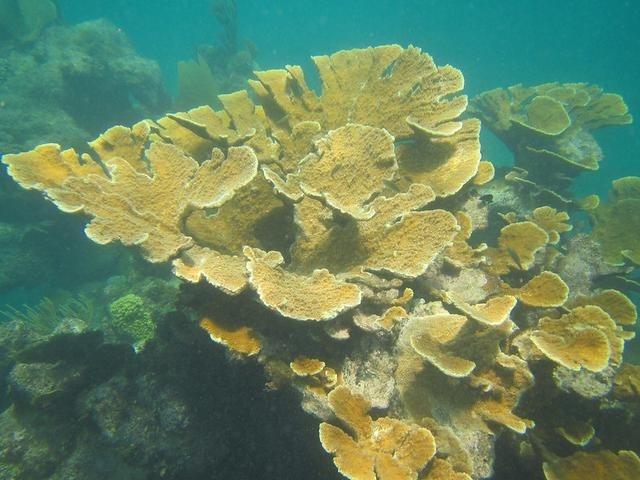
#> input picture data/test1.jpg, 640 x 480 px, found by its file name
$ python main.py   (older library calls are emulated)
#> lines starting #> are read from the running program, lines starting #| are printed output that depends on the picture
#!/usr/bin/env python
# -*- coding: utf-8 -*-


import cv2
import math
import numpy as np
import os
import time

def Dark_channel(img,r):
    win_size = 2*r + 1
    B,G,R = cv2.split(img)
    temp = cv2.min(cv2.min(B,G),R)
    kernel = cv2.getStructuringElement(cv2.MORPH_RECT,(win_size,win_size))
    dark = cv2.erode(temp,kernel)
    return dark

def AL_estimation(img,dark_channel):
    h,w = img.shape[:2]
    img_size = h*w
    num_pixel = int(max(math.floor(img_size/1000),1))

    img_temp = img.reshape(img_size,3)
    dark_temp = dark_channel.reshape(img_size,1)

    index = dark_temp[:,0].argsort()
    index_use = index[img_size-num_pixel:]

    AL_sum = np.zeros([1,3])
    for i in range(num_pixel):
        AL_sum = AL_sum + img_temp[index_use[i]]

    AL = AL_sum/num_pixel
    thread = np.array([[0.95,0.95,0.95]])
    A = cv2.min(AL,thread)
    return A

def Trans_estimation(img, A, r, omega):
    img_temp = np.empty(img.shape, img.dtype)
    for i in range(3):
        img_temp[:,:,i] = img[:,:,i]/A[0,i]
    trans = 1 - omega*Dark_channel(img_temp, r)
    return trans

def Guided_filter(I,p,r,eps):
    mean_I = cv2.boxFilter(I, cv2.CV_64F, (r,r))
    mean_p = cv2.boxFilter(p, cv2.CV_64F, (r,r))
    corr_I = cv2.boxFilter(I*I, cv2.CV_64F, (r,r))
    corr_Ip = cv2.boxFilter(I*p, cv2.CV_64F, (r,r))

    var_I = corr_I - mean_I*mean_I
    cov_Ip = corr_Ip - mean_I*mean_p

    a = cov_Ip / (var_I + eps)
    b = mean_p - a*mean_I

    mean_a = cv2.boxFilter(a, cv2.CV_64F, (r,r))
    mean_b = cv2.boxFilter(b, cv2.CV_64F, (r,r))

    q = mean_a * I + mean_b

    return q

def supermaxmin(a, w):
    """
    # a: array to compute filter over
    # w: window width
    """
    maxpath, minpath = deque((0,)), deque((0,))
    lena = len(a)
    maxvalues = [None]*(lena-w+1)
    minvalues = [None]*(lena-w+1)
    for i in range(1, lena):
        if i >= w:
            maxvalues[i-w] = a[maxpath[0]]
            minvalues[i-w] = a[minpath[0]]
        if a[i] > a[i-1]:
            maxpath.pop()
            while maxpath:
                if a[i] <= a[maxpath[-1]]:
                    break
                maxpath.pop()
        else:
            minpath.pop()
            while minpath:
                if a[i] >= a[minpath[-1]]:
                    break
                minpath.pop()
        maxpath.append(i)
        minpath.append(i)
        if i == (w+maxfifo[0]):
            maxpath.popleft()
        elif i == (w + minpath[0]):
            minpath.popleft()
        maxvalues[lena-w] = a[maxpath[0]]
        minvalues[lena-w] = a[minpath[0]]

    return minvalues

def dehaze(img, r, n = 8, thre = 0.1, eps = 0.001, omega = 0.8):
    img_pro = np.float64(img)/255
    J_dark = Dark_channel(img_pro, r)
    A = AL_estimation(img_pro, J_dark)
    t = Trans_estimation(img_pro, A, r, omega)

    img_gray = cv2.cvtColor(img, cv2.COLOR_BGR2GRAY)
    img_gray = np.float64(img_gray)/255
    t_ref = Guided_filter(img_gray,t,r*n,eps)

    t_thre = cv2.max(t_ref, thre)
    result = np.empty(img_pro.shape, img_pro.dtype)
    for i in range(3):
        result[:,:,i] = (img_pro[:,:,i]-A[0,i])/t_thre + A[0,i]
    result = cv2.normalize(result, None, 0, 255, norm_type=cv2.NORM_MINMAX, dtype=cv2.CV_8UC3)
    return result

if __name__ == '__main__':
    saveProcessedImage = False
    showOutput = True
    showTime = True
    testImagePath= "data/test1.jpg"
    img = cv2.imread(testImagePath)
#> img is the input picture: shape (480, 640, 3); mean B, G, R 97.6, 132.9, 103.7
    if showTime:
        start = time.time()
    outputImage = dehaze(img, 5, n=8)
#> in Dark_channel, `dark = cv2.erode(temp,kernel)`:
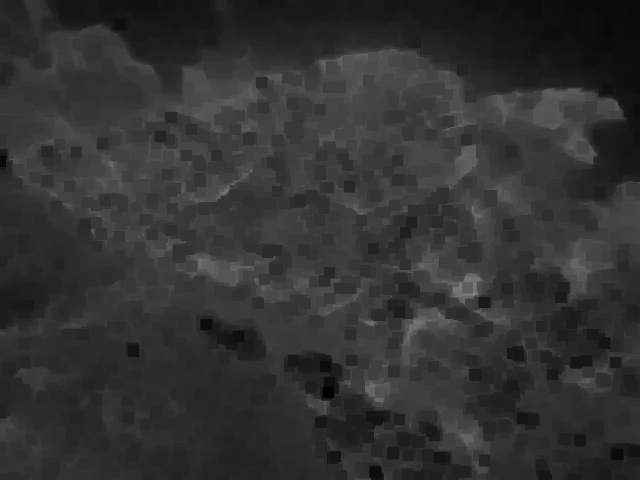
#> dark: shape (480, 640) float64; min 0, max 0.533, mean 0.196
#> in AL_estimation, `index_use = index[img_size-num_pixel:]`: index_use = 307 values, max 247414 at index 194, min 121825 at index 87, mean 181652.7
#> the loop in AL_estimation, `for i in range(num_pixel):` made 307 passes
#> AL_sum on passes 1 to 3: [[0.576, 0.792, 0.804]], [[1.07, 1.49, 1.51]], [[1.84, 2.43, 2.45]]
#> after the loop in AL_estimation, `for i in range(num_pixel):`: AL_sum = [[178, 243.6, 240]]
#> in AL_estimation, `AL = AL_sum/num_pixel`: AL = [[0.58, 0.794, 0.782]]
#> after the loop in Trans_estimation, `for i in range(3):`:
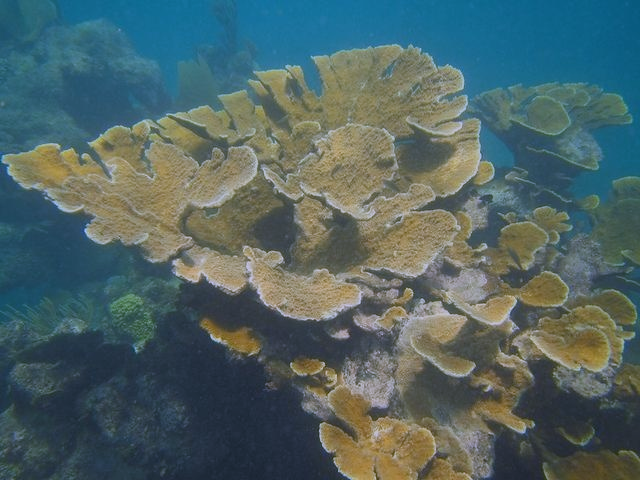
#> img_temp: shape (480, 640, 3) float64; mean B, G, R 0.66, 0.657, 0.52; drawn with min black and max white
#> in Guided_filter, `b = mean_p - a*mean_I`:
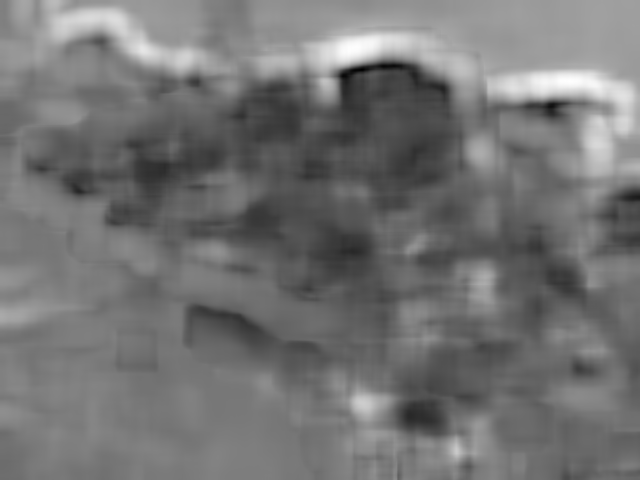
#> b: shape (480, 640) float64; min 0.481, max 1.25, mean 0.832; drawn with min black and max white
#> in Guided_filter, `mean_a = cv2.boxFilter(a, cv2.CV_64F, (r,r))`:
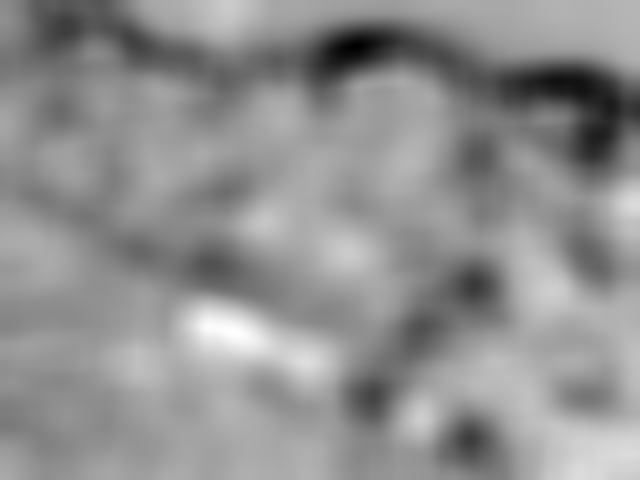
#> mean_a: shape (480, 640) float64; min -0.629, max 0.246, mean -0.133; drawn with min black and max white
#> in Guided_filter, `mean_b = cv2.boxFilter(b, cv2.CV_64F, (r,r))`:
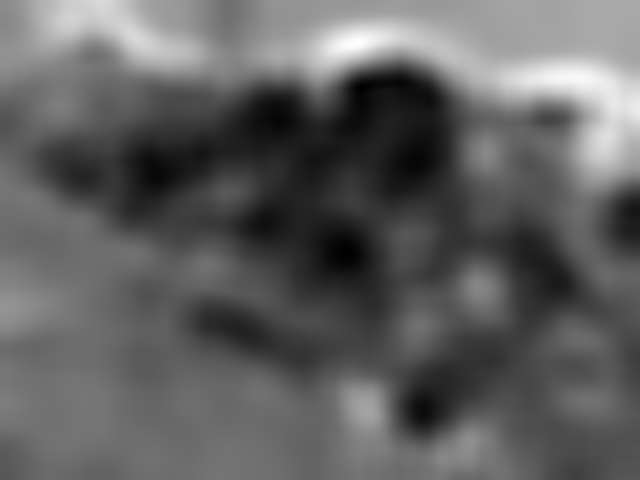
#> mean_b: shape (480, 640) float64; min 0.657, max 1.12, mean 0.832; drawn with min black and max white
#> after the loop in dehaze, `for i in range(3):`:
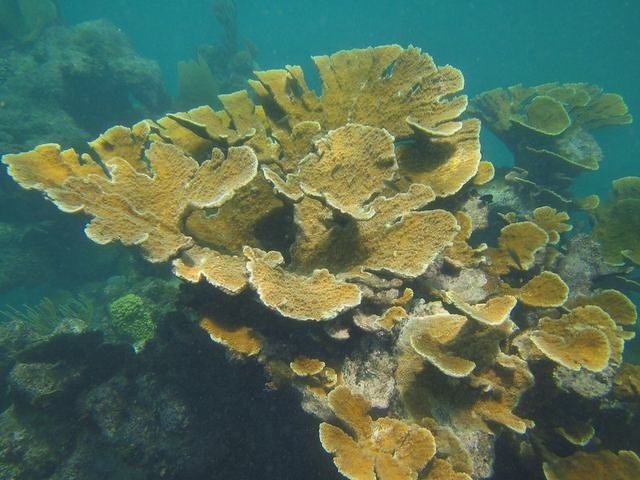
#> result: shape (480, 640, 3) float64; mean B, G, R 0.32, 0.447, 0.314; drawn with min black and max white
    if showTime:
        end = time.time()
        print (end-start)
    if saveProcessedImage:
        cv2.imwrite('data/darkChannelPrior.jpg', outputImage)
    if showOutput:
        concaImage = np.concatenate([img, outputImage], axis=1)
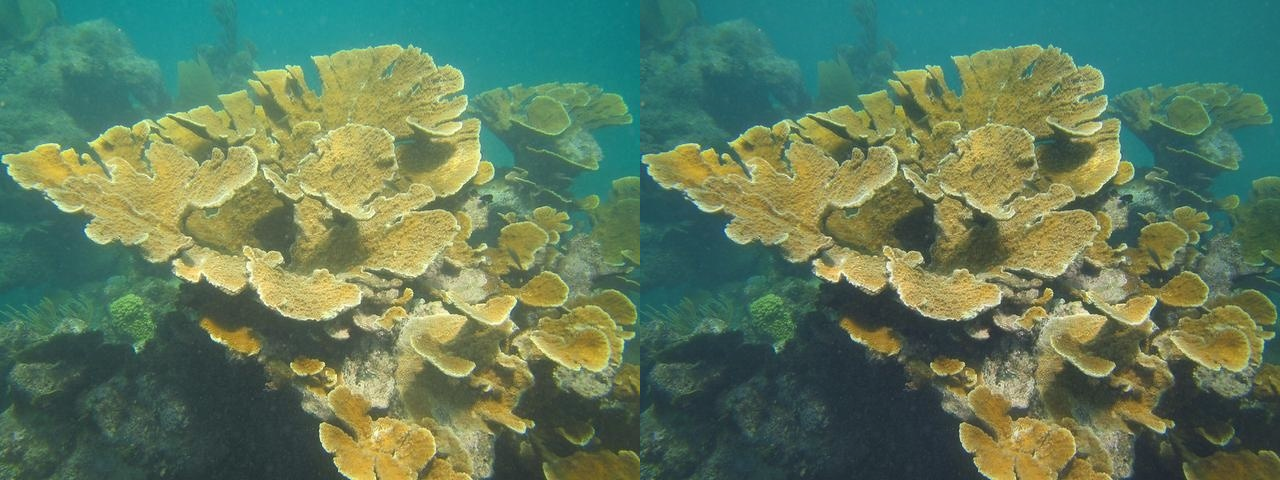
#> concaImage: shape (480, 1280, 3); mean B, G, R 92.5, 122.2, 94.9
        cv2.imshow('dark channel prior result', concaImage)
        if cv2.waitKey(0) == 27:
#> (key Esc is pressed here)
            cv2.destroyAllWindows()
